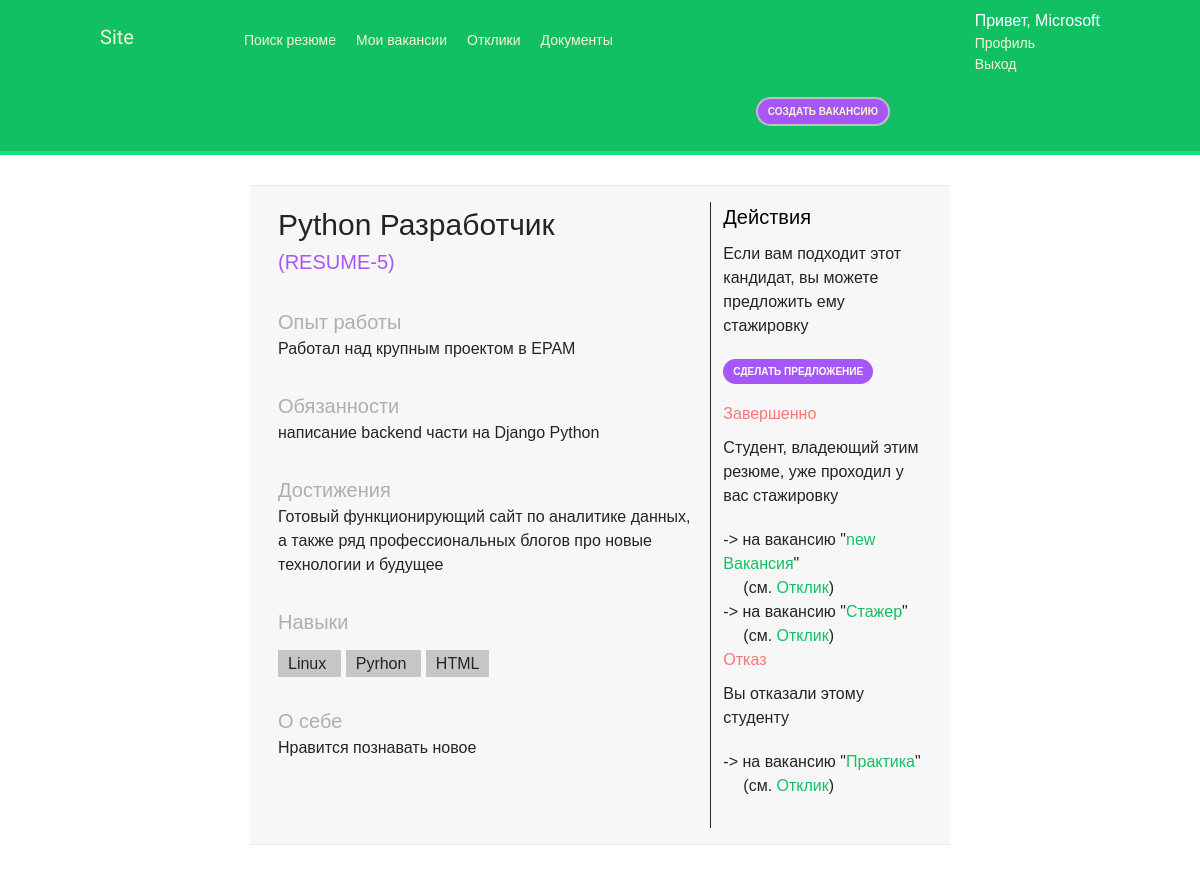
Page /resume/RESUME-5/ (signed in) on the committed database.
### main_site/models.py (models this page shows, shortened)
class CustomUser(AbstractUser):
	TYPE_OF_ROLE =(
			('student','Студент'),
			('company','Компания'),
			('admin','Админ')
		)
	role = models.CharField('Роль',max_length=50, choices=TYPE_OF_ROLE,default='student')
	class Meta:
		verbose_name = 'Пользователь'
		verbose_name_plural = 'Пользователи'

class Company(models.Model):
	user = models.OneToOneField(settings.AUTH_USER_MODEL,on_delete=models.CASCADE,related_name='companys', verbose_name='Пользователь')
	name = models.CharField('Название',max_length=200)
	address = models.CharField('Адрес',max_length=200)
	description = models.TextField('Описание')
	photo = models.ImageField('Фото',upload_to='img',blank=True)#upload_to
	phone = models.CharField('Телефон',max_length=12, default=' ')
	site_name = models.CharField('Сайт',max_length=200)
	class Meta:
		verbose_name = 'Профиль Компании'
		verbose_name_plural = 'Профили Компаний'

class Resume(models.Model):
	STATUS_CHOICES = (
			('blocked','Заблокированое'),
			('closed','Закрытое'),
			('published','Опубликованное'),
		)
	student = models.ForeignKey(Student,on_delete=models.CASCADE,related_name='resumes', verbose_name="Студент")
	skills = models.ManyToManyField(Skill,related_name='resumes', verbose_name="Навыки", blank=True)
	name = models.CharField('Название',max_length=100)
	experience = models.TextField('Опыт')
	responsibilities = models.TextField('Обязанности') #обязанности
	achievements = models.TextField('Достижения') #достижения
	about_self = models.TextField('О себе')
	created_by = models.DateTimeField(auto_now_add=True)
	updated_by =  models.DateTimeField(auto_now=True)
	status = models.CharField('Статус',max_length=20,choices=STATUS_CHOICES, default='published')
	class Meta:
		verbose_name = 'Резюме'
		verbose_name_plural = 'Резюме'

class Skill(models.Model):
	name = models.CharField('Название',max_length=100,unique=True)
	class Meta:
		verbose_name = 'Навык'
		verbose_name_plural = 'Навыки'

class Response(models.Model):
	STATUS_CHOICES = (
			(None,'Не установлен'),
			('student_response','Отклик студента'),
			('offer','Предложение'),
			('reject','Отказ'),
			('offer_completed','Завершенный оффер'),
		)
	resume = models.ForeignKey(Resume,on_delete=models.CASCADE,related_name='responses', verbose_name="Резюме")
	vacancy = models.ForeignKey(Vacancy,on_delete=models.CASCADE,related_name='responses', verbose_name="Вакансия")
	created_by = models.DateTimeField(auto_now_add=True)
	updated_by =  models.DateTimeField(auto_now=True)
	status = models.CharField('Статус',max_length=30,choices=STATUS_CHOICES, default='published')
	class Meta:
		verbose_name = 'Отклик'
		verbose_name_plural = 'Отклики'
		unique_together = ('resume', 'vacancy')

class Vacancy(models.Model):
	STATUS_CHOICES = (
			('blocked','Заблокированая'),
			('closed','Закрытая'),
			('published','Опубликованная'),
		)
	company = models.ForeignKey(Company,on_delete=models.CASCADE,related_name='vacancys', verbose_name="Компания")
	skills = models.ManyToManyField(Skill, related_name='vacancys',verbose_name="Навыки")
	name = models.CharField('Название',max_length=100)
	description = models.TextField('Описание')
	responsibilities = models.TextField('Обязанности') #обязанности
	requirements = models.TextField('Требования') #требования
	conditions = models.TextField('Условия') #условия
	created_by = models.DateTimeField(auto_now_add=True)
	updated_by =  models.DateTimeField(auto_now=True)
	status = models.CharField('Статус',max_length=10,choices=STATUS_CHOICES, default='published')
	class Meta:
		verbose_name = 'Вакансия'
		verbose_name_plural = 'Вакансии'

### main_site/views.py (the view)
# urls.py: path('resume/RESUME-<int:pk>/',views.ResumeDetailView.as_view() , name='resume_detail'),
class ResumeDetailView(LoginRequiredMixin,DetailView):
	model = Resume
	template_name = 'main_site/resume/resume_detail.html'
	context_object_name = 'resume'
	def get_object(self, queryset=None):
		pk = self.kwargs.get('pk')
		try:
			return Resume.objects.filter(status='published').get(id=pk)
		except ObjectDoesNotExist:
			raise Http404('Ох, нет объекта;)')
	def get_context_data(self, **kwargs):
		context = super().get_context_data(**kwargs)
		responses = dict()
		responses['offer'] = Response.objects.filter(vacancy__company=self.request.user.companys).filter(resume__id=self.kwargs.get('pk')).filter(status='offer')
		responses['student_response'] = Response.objects.filter(vacancy__company=self.request.user.companys).filter(resume__id=self.kwargs.get('pk')).filter(status='student_response')
		responses['reject'] = Response.objects.filter(vacancy__company=self.request.user.companys).filter(resume__id=self.kwargs.get('pk')).filter(status='reject')
		responses['offer_completed'] = Response.objects.filter(vacancy__company=self.request.user.companys).filter(resume__id=self.kwargs.get('pk')).filter(status='offer_completed')
		context["responses"] = responses
		return context

### main_site/templates/main_site/resume/resume_detail.html (shortened to what this page needs)
{% extends 'base.html' %}
{% block content %}
{% if resume.status == 'blocked' %}
	<div style="color: #ff7575; margin-left: 25%; font-size: 35px"><--Резюме заблокированно!--></div>
{% else %}
	<div class="row mb p-3 profile-info-top" style="width: 70%; margin-left: 15%">
		<div class="col-8" style="border-right:1px solid">
			<div class="" style="margin-bottom: 30px">
				<span style="font-size: 30px; padding-right: 20px ">{{resume.name}}</span>
				<div style="font-size: 20px;color: #a757f7">(RESUME-{{resume.id}})</div>
			</div>
			<div class="" style="margin-bottom: 30px">
				<span style="font-size: 20px; color: #b0aeb0; padding-right: 20px ">Опыт работы</span>
				<div style=" ">{{resume.experience}}</div>
			</div>
			<div class="" style="margin-bottom: 30px">
				<span style="font-size: 20px; color: #b0aeb0; padding-right: 20px ">Обязанности</span>
				<div style=" ">{{resume.responsibilities}}</div>
			</div>
			<div class="" style="margin-bottom: 30px">
				<span style="font-size: 20px; color: #b0aeb0; padding-right: 20px ">Достижения</span>
				<div style=" ">{{resume.achievements}}</div>
			</div>
			<div class="" style="margin-bottom: 30px">
				<span style="font-size: 20px; color: #b0aeb0; padding-right: 20px ">Навыки</span>
				<div style="margin-top: 15px">
					{% for i in resume.skills.all %}
					<span style="padding: 5px 10px;margin-right: 5px; background: #c7c5c7;">
						{{i.name}}
					</span>
					{% endfor %}
				</div>
			</div>
			<div class="" style="margin-bottom: 30px">
				<span style="font-size: 20px; color: #b0aeb0; padding-right: 20px ">О себе</span>
				<div style=" ">{{resume.about_self}}</div>
			</div>
		</div>
		<div class="col-4">
			<div class="" style="margin-bottom: 30px">
				<div style="font-size: 20px; color: #000; padding-right: 20px; ">
					Действия
				</div>
					<div style=" margin-bottom: 20px; margin-top: 10px">
						Если вам подходит этот кандидат, вы можете предложить ему стажировку
					</div>
					<a href="{% url 'make_offer' resume.id  %}" class="button-mini" style="background-color: #a757f7">Сделать предложение</a>
				{% if responses  %}
					{% if responses.offer_completed %}
						<span style="color: #ff7575">Завершенно</span>
						<div style=" margin-bottom: 20px; margin-top: 10px">
							Студент, владеющий этим резюме,  уже проходил у вас стажировку
						</div>
						{% for response in responses.offer_completed %}
						<div>
							 -> на вакансию "<a href="{% url 'my_vacancy_detail' response.vacancy.id %}">{{response.vacancy.name}}</a>"
							 <div style="margin-left: 20px">(см. <a href="{% url 'company_response_detail' response.id %}">Отклик</a>)</div>
						</div>
						{% endfor %}
					{% endif %}
					{% if responses.reject %}
						<span style="color: #ff7575">Отказ</span>
						<div style=" margin-bottom: 20px; margin-top: 10px">
							Вы отказали этому студенту
						</div>
						{% for response in responses.reject %}
						<div>
							 -> на вакансию "<a href="{% url 'my_vacancy_detail' response.vacancy.id %}">{{response.vacancy.name}}</a>"
							 <div style="margin-left: 20px">(см. <a href="{% url 'company_response_detail' response.id %}">Отклик</a>)</div>
						</div>
						{% endfor %}
					{% endif %}
				{% endif %}
			</div>
		</div>
	</div>
{% endif %}
{% endblock %}

### main_site/templates/main_site/base_header_company.html
<span class="logo">Site</span>
<ul class="menu" >
	<li {% if section == "resume_list" %} class="selected" {% endif %}>
		<a href="{% url 'resume_list' %}">Поиск резюме</a>
	</li>
	<li {% if section == "my_vacancy_list" %} class="selected" {% endif %}>
		<a href="{% url 'my_vacancy_list' %}">Мои вакансии</a>
	</li>
	<li {% if section == "company_response_list" %} class="selected" {% endif %}>
		<a href="{% url 'company_response_list' %}">Отклики</a>
	</li>
	<li {% if section == "document_list" %} class="selected" {% endif %}>
		<a href="{% url 'document_list' %}">Документы</a>
	</li>
</ul>
<span class="user">
	<div style="font-size: 16px">Привет, {{request.user.companys.name}}</div>
	<div {% if section == "profile" %} class="selected" {% endif %} style="list-style-type: none">
		<a href="{% url 'profile' %}">Профиль</a>
	</div>
	<a href="{% url 'logout' %}">Выход</a>
</span>
<div id="right">
	<span {% if section == "create_vacancy" %} class="selected-create" {% endif %} >
		<a href="{% url 'create_vacancy' %}">Создать вакансию</a>
	</span>
</div>

### main_site/static/css/base.css (style rules this page uses)
body { margin:0; padding:0; font-family:helvetica, sans-serif; }
a { color:#12c064; text-decoration:none; }
#header .logo { font-family: 'Muli', sans-serif; float:left; color:#f3f7cc; font-size:20px; margin-right:10%; margin-top:17px; }
#header ul.menu { list-style:none; float:left; margin:0; padding:0; }
#header ul.menu li { float:left; padding:25px 10px; }
#header div#right { float:right; margin-right: 200px; padding:25px 10px; }
#header div#right a,#header div#after-right a { background: #a757f7; border-radius:50px; border: 2px solid #bfbfbf; font-weight:bold; color:#f3f7cc; padding:7px 10px; font-size:10px; text-transform:uppercase; }
* { box-sizing: border-box; }
#header a { color:#f3f7cc; }
#header .user { float:right; padding-top:4px; }
a.button-mini { border-radius:50px; font-weight:bold; background:#12c064; color:#fff; padding:7px 10px; font-size:10px; text-transform:uppercase; }
.profile-info-top { border-top: 1px #e8e8e8 solid; border-bottom: 1px #e8e8e8 solid; background-color: #f7f7f7; }

### rows in the picture
CustomUser: user.companys.name "Microsoft"
Resume: name "Python Разработчик", id "5", experience "Работал над крупным проектом в EPAM", responsibilities "написание backend части на Django Python", achievements "Готовый функционирующий сайт по аналитике данных, а также ряд профессиональных блогов про новые технологии и будущее", about_self "Нравится познавать новое"
Skill: name "Linux"
Skill: name "Pyrhon"
Skill: name "HTML"
Response: vacancy.name "new Вакансия"
Response: vacancy.name "Стажер"
Response: vacancy.name "Практика"
